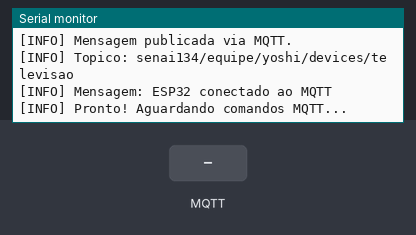
Bench run of a program on a simulated ESP32-S3. Shown: the last lines printed to the serial monitor. The test bench sets the inputs (shaded band). WiFi joins after 1.5 s; servers stay silent unless stated; no MQTT or app messages arrive unless stated.

Above: at 3.7 s.
3.8 s: MQTT message "1" arrives on the first subscribed topic
At 4.5 s:
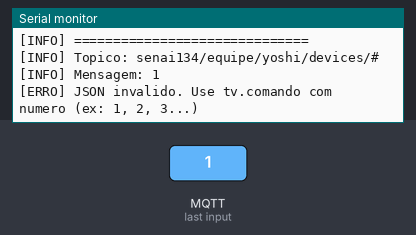
5.3 s: MQTT message "on" arrives on the first subscribed topic
At 6.7 s:
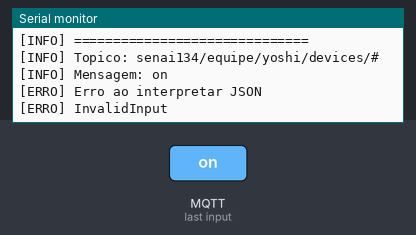
7.0 s: MQTT message "off" arrives on the first subscribed topic
At 7.1 s:
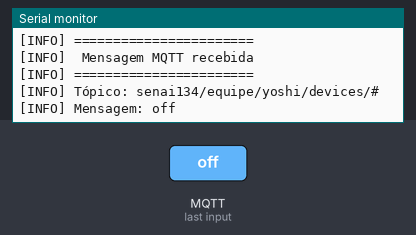
8.7 s: MQTT message "1" arrives on the second subscribed topic
At 8.8 s:
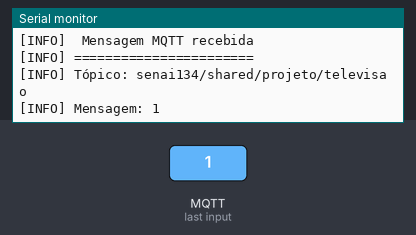

The program:

main.cpp
```cpp
#include <Arduino.h>
#include <ArduinoJson.h>
#include <IRremoteESP8266.h>
#include <IRsend.h>
#include <IRrecv.h>
#include <IRutils.h>

#include "debugManager.h"
#include "mqttManager.h"
#include "WiFiManager.h"

#define IR_LED_PIN 4
#define RECV_PIN 14

IRsend irsend(IR_LED_PIN);
IRrecv irrecv(RECV_PIN);
decode_results results;

void tratarJsonComando(const String &mensagem);
void conectarTelevisao(uint32_t codigo);


void receberSinalInfraRed();
void tratarMensagemRecebida(const char *topico, const String &mensagem);
void retornarIHM();

bool MQTTrecebido = false;

void setup()
{
  Serial.begin(9600);
  irsend.begin();
  irrecv.enableIRIn();
  conectarWiFi();
  configurarMQTT();
  registrarCallbackMensagem(tratarMensagemRecebida);
  conectarMQTT();
  debugInfo("Pronto! Aguardando comandos MQTT...");
}

void loop()
{
  garantirWifiConectado();
  garantirMQTTConectado();
  loopMQTT();
  receberSinalInfraRed();
  retornarIHM();
}

// ─── Tabela — nome vira int ───────────────────────────────────
struct ComandoIR
{
  int      nome;
  uint32_t codigo;
};

const ComandoIR tabelaComandos[] = {
  { 1,  0x20DF10EF }, // ligar/desligar
  { 2,  0x20DFC03F }, // abaixar volume
  { 3,  0x20DF40BF }, // aumentar volume
  { 4,  0x20DF22DD }, // botao OK
  { 5,  0x20DF906F }, // mute
  { 6,  0x20DF738C }, // hdmi1
  { 7,  0x20DF33CC }, // hdmi2
  { 8,  0x20DF9768 }, // hdmi3
  { 9,  0x20DF5BA4 }, // hdmi4
  { 10, 0x20DF02FD }, // botao cima
  { 11, 0x20DF827D }, // botao baixo
  { 12, 0x20DFE01F }, // botao esquerdo
  { 13, 0x20DF609F }, // botao direito
  { 14, 0x20DF8877 }, // 1
  { 15, 0x20DF48B7 }, // 2
  { 16, 0x20DFC837 }, // 3
  { 17, 0x20DF28D7 }, // 4
  { 18, 0x20DFA857 }, // 5
  { 19, 0x20DF6897 }, // 6
  { 20, 0x20DFE817 }, // 7
  { 21, 0x20DF18E7 }, // 8
  { 22, 0x20DF9867 }, // 9
  { 23, 0x20DF08F7 }, // 0
};

const int totalComandos = sizeof(tabelaComandos) / sizeof(tabelaComandos[0]);

void tratarMensagemRecebida(const char *topico, const String &mensagem)
{
  debugInfo("==============================");
  debugInfo("Mensagem recebida na aplicação");
  debugInfo("==============================");

  if (topico == nullptr)
  {
    debugErro("Topico MQTT invalido");
    return;
  }
  debugInfo("Topico: " + String(topico));
  debugInfo("Mensagem: " + mensagem);

if (strncmp(topico, "senai134/equipe/yoshi/devices/", 30) == 0)
{
  tratarJsonComando(mensagem);
  return;
}

if (strncmp(topico, "senai134/shared/projeto/televisao", 33) == 0)
{
  tratarJsonComando(mensagem);
  return;
}

debugErro("Topico não tratado: " + String(topico));

}

void tratarJsonComando(const String &mensagem)
{
  JsonDocument doc;

  DeserializationError erro = deserializeJson(doc, mensagem);
  if (erro)
  {
    debugErro("Erro ao interpretar JSON");
    debugErro(erro.c_str());
    return;
  }

  if (!doc["tv"]["comando"].is<int>())
  {
    debugErro("JSON invalido. Use tv.comando com numero (ex: 1, 2, 3...)");
    return;
  }

  int comando = doc["tv"]["comando"].as<int>();
  debugInfo("Comando recebido: " + String(comando));

  for (int i = 0; i < totalComandos; i++)
  {
    if (comando == tabelaComandos[i].nome)
    {
      conectarTelevisao(tabelaComandos[i].codigo);
      MQTTrecebido = true;
      return;
    }
  }

  debugErro("Comando desconhecido: " + String(comando));
}

void conectarTelevisao(uint32_t codigo)
{
  debugInfo("Enviando sinal IR...");

  irrecv.pause();             // Pausa o receptor para não capturar o próprio sinal
  irsend.sendNEC(codigo, 32); // Envia o código recebido via JSON
  delay(100);
  irrecv.resume(); // Reativa o receptor após o envio

  Serial.println("Sinal enviado!");

  debugInfo("Sinal IR enviado: 0x" + String(codigo, HEX));
}

void receberSinalInfraRed() //* Se apontar o controle e dar o sinal, ira aparecer dentro do terminal
{
  if (irrecv.decode(&results))
  {
    Serial.print("Sinal recebido: 0x");
    Serial.println(results.value, HEX);
    irrecv.resume();
  }
}

void retornarIHM()
{
  if (MQTTrecebido)
  {
    String mensagem = "MQTT recebido";

    publicarMensagemNoTopico(0, mensagem.c_str());

    MQTTrecebido = false;
  }
}
```

WiFiManager.h
```cpp
// WiFiManager.h
#ifndef WiFiManager_H
#define WiFiManager_H

void conectarWiFi();
void garantirWifiConectado();

bool wifiEstaConectado();

#endif
```

debugManager.h
```cpp
#ifndef DEBUG_MANAGER_H
#define DEBUG_MANAGER_H

#include <Arduino.h>

#define DEBUG_NENHUM 0
#define DEBUG_ERRO 1
#define DEBUG_TUDO 2

void configurarDebug();

void debugErro(const String& mensagem);
void debugInfo(const String& mensagem);

void debugErroSemLinha(const String& mensagem);
void debugInfoSemLinha(const String& mensagem);

int obterNivelDebugAtual();

#endif
```

mqttManager.h
```cpp
#ifndef MQTT_MANAGER_H
#define MQTT_MANAGER_H

#include <Arduino.h>

void configurarMQTT();
void conectarMQTT();
void garantirMQTTConectado();
void loopMQTT();
void isConnected();

void publicarMensagem(const char * topico, const char * mensagem);
void publicarMensagemNoTopico(int indiceTopico, const char * mensagem);

bool mqttEstaConectado();

const char * obterTopicoPublicacao(int indiceTopico);
const char * obterTopicoRecebimento(int indiceTopico);
int obterTotalTopicosRecebimento();

typedef void (*CallbackMensagemMQTT)(const char * topico, const String & mensagem);

void registrarCallbackMensagem(CallbackMensagemMQTT callback);

#endif
```

secrets.h
```cpp
#ifndef SECRETS_H
#define SECRETS_H

//Configurações do WiFi

extern const char* WIFI_SSID ;
extern const char* WIFI_SENHA;

// ===================================
// MQTT
// ===================================


extern const char * MQTT_BROKER;
extern const int MQTT_PORTA;

extern const char* MQTT_CLIENT_ID;

extern const char* MQTT_USUARIO;
extern const char* MQTT_SENHA;

extern const bool MQTT_TLS;

extern const char MQTT_CERTIFICADO_CA[] ;

extern const char* TOPICOS_PUBLICAR[];

extern const int TOTAL_TOPICOS_PUBLICAR;

extern const char* TOPICOS_RECEBER[];

extern const int TOTAL_TOPICOS_RECEBER;

extern const int DEBUG_NIVEL_INICIAL;

extern const int PINO_HABILITA_DEBUG_COMPLETO;


// ===================================
// AWS
// ===================================

extern const bool USAR_AWS_IOT;

extern const char AWS_CERT_CA[];

extern const char AWS_CERT_CRT[];

extern const char AWS_CERT_PRIVATE[];

extern const char* AWS_IOT_ENDPOINT;    //Endereço do broker IoT Core

extern const int AWS_IOT_PORT;

extern const char* AWS_IOT_CLIENT_ID;


#endif
```

WiFiManager.cpp
```cpp
#include <Arduino.h>
#include <WiFi.h>
#include <WiFiClient.h>
#include <WiFiClientSecure.h>
#include "WiFiManager.h" // Alterado para aspas por boa prática se estiver na pasta local
#include "secrets.h"     // Corrigido de < > para " "
#include "DebugManager.h"

void conectarWiFi()
{
    debugInfo("======================================================================");
    debugInfo("iniciando uma conexão WiFi...");
    debugInfo("======================================================================");

    // configura o esp32 como station, ou seja,
    // ele vai se conectar a um roteador existente.
    WiFi.mode(WIFI_STA);
    WiFi.begin(WIFI_SSID, WIFI_SENHA);

    debugInfo("conectando");

    int tentativas = 0;
    const int maxTentativa = 30;

    // CORRIGIDO: Agora usa < (menor que) para rodar o loop até atingir o limite
    while (WiFi.status() != WL_CONNECTED && tentativas < maxTentativa)
    {
        delay(500);
        debugInfoSemLinha(".");
        tentativas++;
    }

    debugInfoSemLinha("\n\r");

    if (WiFi.status() == WL_CONNECTED)
    {
        debugInfo("WiFi conectado com sucesso!");
        debugInfoSemLinha("[INFO]Endereço IP: ");
        debugInfoSemLinha(WiFi.localIP().toString()); // CORRIGIDO: Uso do .toString()
        debugInfoSemLinha("\n\r");
    }
    else
    {
        debugErro("Falha ao conectar ao WiFi.");
        debugErro("Verifique o SSID, senha e sinal de rede.");
    }
}

void garantirWifiConectado()
{
    if (WiFi.status() != WL_CONNECTED)
    {
        debugInfo("WiFi desconectado. Tentando reconectar...");
        conectarWiFi();
    }

    if (WiFi.status() != WL_CONNECTED)
    {
        debugErro("Não foi possivel se conectar.");
    }
}

bool wifiEstaConectado()
{
    return WiFi.status() == WL_CONNECTED;
}
```

debugManager.cpp
```cpp
#include <Arduino.h>
#include "DebugManager.h"
#include "secrets.h"

int nivelDebugAtual = DEBUG_NIVEL_INICIAL;

void debugErro(const String& mensagem)
{
    if(nivelDebugAtual >= DEBUG_ERRO)
    {
        Serial.print("[ERRO] ");
        Serial.println(mensagem);
    }
}

void debugInfo(const String& mensagem)
{
    if(nivelDebugAtual >= DEBUG_TUDO)
    {
        Serial.print("[INFO] ");
        Serial.println(mensagem);
    }
}

void debugErroSemLinha(const String& mensagem)
{
    if(nivelDebugAtual >= DEBUG_ERRO)
    {
        Serial.println(mensagem);
    }
}

void debugInfoSemLinha(const String& mensagem)
{
    if(nivelDebugAtual >= DEBUG_TUDO)
    {
        Serial.print(mensagem);
    }
}

int obterNivelDebugAtual()
{
    return nivelDebugAtual;
}

void configurarDebug()
{
    Serial.begin(9600);
    delay(1000);

    pinMode(PINO_HABILITA_DEBUG_COMPLETO, INPUT_PULLUP);

    if(digitalRead(PINO_HABILITA_DEBUG_COMPLETO) == LOW)
    {
        nivelDebugAtual = DEBUG_TUDO;
    }
    else
    {
        nivelDebugAtual = DEBUG_NIVEL_INICIAL;
    }


        debugInfoSemLinha("\n\n\n\n\n\r");

        debugInfo("==============================");
        debugInfo(" ESP32 iniciado");
        debugInfo(" Sistema de debug ativado");

        if(nivelDebugAtual == DEBUG_TUDO)
        {
            Serial.println("[INFO] Debug iniciado em modo completo");
        }

        else if(nivelDebugAtual == DEBUG_ERRO)
        {
            Serial.println("[INFO] Debug iniciado em apenas erros");
        }
        debugInfo("=====================");
}
```

mqttManager.cpp
```cpp
#include <WiFiClient.h>
#include <WiFiClientSecure.h>
#include <Arduino.h>
#include <PubSubClient.h>

#include "secrets.h"
#include "WifiManager.h"
#include "mqttManager.h"
#include "DebugManager.h"

// Criação de objetos

WiFiClient wifiCliente;
WiFiClientSecure wifiClientSecure;

PubSubClient mqttClient;

CallbackMensagemMQTT callbackDaAplicacao = nullptr;

void registrarCallbackMensagem(CallbackMensagemMQTT callback)
{
    callbackDaAplicacao = callback;

    if(callbackDaAplicacao != nullptr)
    {
        debugInfo("Callback da aplicação registrado com sucesso.");
    }
    else
    {
        debugErro("Callback da aplicação não foi registrado.");
    }
}

const char* obterTopicoPublicacao(int indiceTopico)
{
    if(indiceTopico < 0 || indiceTopico >= TOTAL_TOPICOS_PUBLICAR)
    {
        debugErro("Índice inválido para tópico de publicação: " + String(indiceTopico));
        return "";
    }
    return TOPICOS_PUBLICAR[indiceTopico];
}

const char* obterTopicoRecebimento(int indiceTopico)
{
    if(indiceTopico < 0 || indiceTopico >= TOTAL_TOPICOS_RECEBER)
    {
        debugErro("Índice inválido para tópico de recebimento: " + String(indiceTopico));
        return "";
    }
    return TOPICOS_RECEBER[indiceTopico];
}

void callbackInternoMQTT(char* topico, byte* payload, unsigned int tamanho )
{
    String mensagem = "";

    for (unsigned int i = 0; i < tamanho; i++)
    {
        mensagem += (char)payload[i];
    }

    debugInfo("=======================");
    debugInfo(" Mensagem MQTT recebida");
    debugInfo("=======================");
    debugInfo("Tópico: " + String (topico));
    debugInfo("Mensagem: " + mensagem);


    if(callbackDaAplicacao != nullptr)
    {
        callbackDaAplicacao(topico, mensagem);
    }

    else
    {
        debugErro("Mensagem recebida, mas nenhuma callback da aplicação registrado.");
    }
}

void configurarMQTT()
{
    debugInfo("============================");
    debugInfo("Configurando MQTT...");
    debugInfo("============================");

    debugInfo("Modo selecionado: AWS IoT Core.");

    wifiClientSecure.setCACert(AWS_CERT_CA);
    wifiClientSecure.setCertificate(AWS_CERT_CRT);
    wifiClientSecure.setPrivateKey(AWS_CERT_PRIVATE);

    mqttClient.setClient(wifiClientSecure);
    mqttClient.setServer(AWS_IOT_ENDPOINT,AWS_IOT_PORT);

    debugInfo("Endpoint AWS IoT : " + String(AWS_IOT_ENDPOINT));
    debugInfo("Porta AWS IoT: " + String(AWS_IOT_PORT));

    mqttClient.setCallback(callbackInternoMQTT);
    debugInfo("Callback interno no MQTT configurado.");
}

void conectarMQTT()
{
    if(!wifiEstaConectado())
    {
        debugErro("MQTT não pode conectar porque o WiFi está desconectado.");
        return;
    }

    debugInfo("===========================");
    debugInfo("Iniciando conexão MQTT...");
    debugInfo("===========================");

    int tentativasMQTT = 0;
    const int maxTentativasMQTT = 5;

    while(!mqttClient.connected() && tentativasMQTT < maxTentativasMQTT)
    {
        debugInfo("Tentando conectar ao broker MQTT. Tentativa: " + String(tentativasMQTT));

        bool conectado = mqttClient.connect(AWS_IOT_CLIENT_ID);;

        if(conectado)
        {
            debugInfo("MQTT conectado com sucesso.");

            int totalTopicos = obterTotalTopicosRecebimento();

            debugInfo("Total de tópicos para inscricão: " + String(totalTopicos));

            for(int i = 0; i < totalTopicos; i++)
            {
                const char* topico = obterTopicoRecebimento(i);

                bool inscrito = mqttClient.subscribe(topico);

                if(inscrito)
                {
                    debugInfo("Inscrito no tópico: " + String(topico));
                }
                else
                {
                    debugErro("Falha ao se inscrever no tópico: " + String(topico));
                }
            }

            publicarMensagemNoTopico(0, "ESP32 conectado ao MQTT");

        }
        else
        {
            debugErro("Falha ao conectar no MQTT. Código de erro: " + String(mqttClient.state()));
            tentativasMQTT++;
            delay(2000);
        }
    }//FIM DO WHILE
    if (!mqttClient.connected())
    {
        debugErro("Nao foi possível conectar ao broker MQTT após" + String(maxTentativasMQTT) + "tentativas");
    }
}

int obterTotalTopicosRecebimento()
{
    return TOTAL_TOPICOS_RECEBER;
}

void garantirMQTTConectado()
{
    if (WiFi.status() != WL_CONNECTED)
    {
        debugErro("MQTT não conectado porque o WiFi está desconectado.");
        return;
    }

    if (!mqttClient.connected())
    {
        debugErro("MQTT desconectado. Tentando reconectar...");
        conectarMQTT();
    }
}


void loopMQTT()
{
    mqttClient.loop();
}

void publicarMensagem(const char* topico, const char* mensagem)
{
    if(!mqttClient.connected())
    {
        debugErro("Não foi possível publicar. MQTT desconectado.");
        return;
    }

    bool publicado = mqttClient.publish(topico, mensagem);

    if(publicado)
    {
        debugInfo("Mensagem publicada via MQTT.");
        debugInfo("Topico: " + String(topico));
        debugInfo("Mensagem: " + String(mensagem));
    }
    else
    {
        debugErro("Falha ao publicar mensagem no tópico: " + String(topico));
    }
}

void publicarMensagemNoTopico(int indiceTopico, const char* mensagem)
{
    const char* topico = obterTopicoPublicacao(indiceTopico);

    if(strlen(topico) == 0)
    {
        debugErro("Não foi possível publicar. Índice de tópico inválido: " + String(indiceTopico));
        return;
    }

    publicarMensagem(topico, mensagem);
}

bool mqttEstaConectado()
{
    return mqttClient.connected();
}
```

Source omitted: secrets.cpp (5424 bytes)

Measured:
- after the input at 3.8 s, the serial monitor: prints a new line at once (image 1)
- after the input at 5.3 s, the serial monitor: prints a new line after 0.09 s (image 2)
- after the input at 7.0 s, the serial monitor: prints a new line after 0.09 s (image 3)
- after the input at 8.7 s, the serial monitor: prints a new line at once (image 4)
